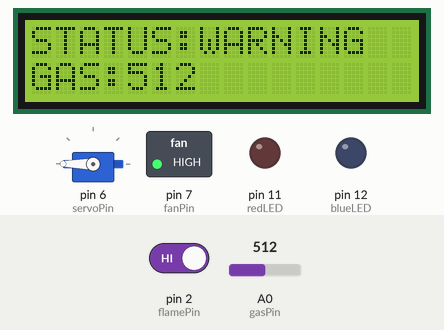
The sketch below on a simulated Arduino Uno, built with avr-gcc and run on an emulated ATmega328P. On the bench: servo, 16×2 character LCD, switched loads named in the sketch (green lamp = pin HIGH), output pins drawn as LEDs (lit = HIGH). Wiring (inferred from the names in the program): I2C bus: SDA pin 8; SCL pin 13. Inputs (shaded band) come from the test bench; at power-on: A0 (gasPin) = 512, pin 2 (flamePin) HIGH. The RemoteXY app is connected; pins used as bus, display or sensor lines are not drawn.

Above: at 2.7 s.
2.8 s: A0 (gasPin) set to 534
At 3.3 s:
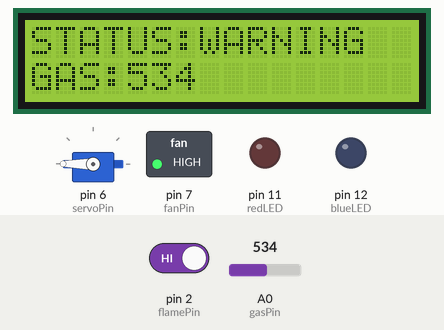
4.3 s: A0 (gasPin) set to 563
At 5.3 s:
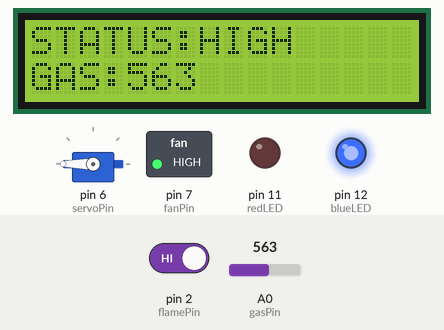
5.8 s: pin 2 (flamePin) driven LOW
At 6.5 s:
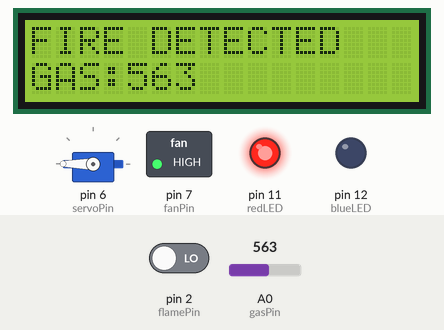
7.3 s: pin 2 (flamePin) driven HIGH
At 8.3 s:
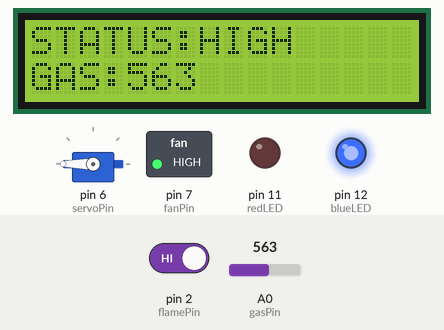
8.8 s: A0 (gasPin) set to 634
At 9.4 s:
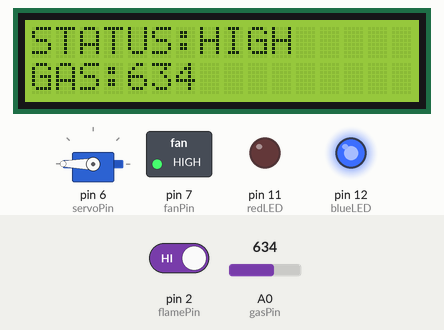
10.3 s: A0 (gasPin) set to 664
At 11.1 s:
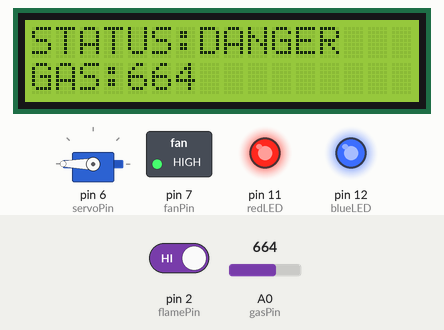
Timing chart, 0 to 12.8 s (numbered marks = the images above; inputs shaded):
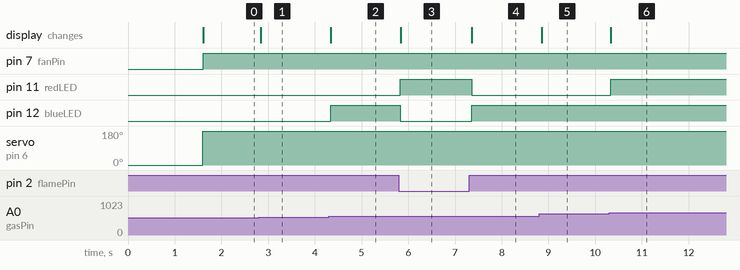

Measured:
- the behaviour switches between 549 and 550 on A0 (gasPin) (found by bisection; images 1 and 2)
- the behaviour switches between 649 and 650 on A0 (gasPin) (found by bisection; images 5 and 6)
- after the input at 2.8 s, the display: changes after 0.05 s (image 1)
- after the input at 4.3 s, pin 12 (blueLED): LOW → HIGH at once; the display: changes at once (image 2)
- after the input at 5.8 s, pin 11 (redLED): LOW → HIGH at once; pin 12 (blueLED): HIGH → LOW at once; the display: changes at once (image 3)
- after the input at 7.3 s, pin 11 (redLED): HIGH → LOW after 0.05 s; pin 12 (blueLED): LOW → HIGH after 0.05 s; the display: changes after 0.05 s (image 4)
- after the input at 8.8 s, the display: changes after 0.05 s (image 5)
- after the input at 10.3 s, pin 11 (redLED): LOW → HIGH at once; the display: changes at once (image 6)

The sketch:

Project_Code.ino
```cpp
///////////////////////////////////////////////////////
//          GAS + FIRE SYSTEM WITH REMOTEXY         //
///////////////////////////////////////////////////////

//----------------------------------------------------
//                 REMOTEXY MODE
//----------------------------------------------------

#define REMOTEXY_MODE__ESP8266_HARDSERIAL_POINT

//----------------------------------------------------
//                    LIBRARIES
//----------------------------------------------------

#include <RemoteXY.h>
#include <Wire.h>
#include <LiquidCrystal_I2C.h>
#include <Servo.h>

//----------------------------------------------------
//              REMOTEXY SETTINGS
//----------------------------------------------------

#define REMOTEXY_SERIAL Serial
#define REMOTEXY_SERIAL_SPEED 9600

#define REMOTEXY_WIFI_SSID "Arduino"
#define REMOTEXY_WIFI_PASSWORD "12345678"
#define REMOTEXY_SERVER_PORT 6377

//----------------------------------------------------
//               REMOTEXY CONFIG
//----------------------------------------------------

#pragma pack(push, 1)

uint8_t RemoteXY_CONF[] = {

  255,1,0,7,0,66,0,19,0,0,0,0,31,1,106,200,1,1,5,0,
  2,41,22,25,16,0,40,26,31,31,79,78,0,79,70,70,0,
  67,17,59,73,9,78,40,26,2,
  70,44,95,17,17,16,31,1,0,
  70,44,119,17,17,16,31,204,0,
  70,44,143,17,17,16,31,19,0

};

struct {

  uint8_t Gas_switch_02;
  float Gas_Value;

  uint8_t Gas_led_Red;
  uint8_t Gas_led_Blue;
  uint8_t Gas_led_yellow;

  uint8_t connect_flag;

} RemoteXY;

#pragma pack(pop)

///////////////////////////////////////////////////////
//                  HARDWARE PINS
///////////////////////////////////////////////////////

#define flamePin   2
#define gasPin     A0

#define buzzer     8

#define yellowLED  13
#define blueLED    12
#define redLED     11

#define fanPin     7
#define servoPin   6

///////////////////////////////////////////////////////
//                    OBJECTS
///////////////////////////////////////////////////////

Servo myServo;
LiquidCrystal_I2C lcd(0x27, 16, 2);

///////////////////////////////////////////////////////
//                  GAS LEVELS
///////////////////////////////////////////////////////

int yellowLevel = 450;
int blueLevel   = 550;
int redLevel    = 650;

///////////////////////////////////////////////////////
//                   VARIABLES
///////////////////////////////////////////////////////

bool servoState = false;

unsigned long buzzerTimer = 0;
bool buzzerState = false;

///////////////////////////////////////////////////////
//                     SETUP
///////////////////////////////////////////////////////

void setup() {

  // SERIAL START
  Serial.begin(9600);

  // REMOTEXY START
  RemoteXY_Init();

  // PIN MODES
  pinMode(flamePin, INPUT);

  pinMode(buzzer, OUTPUT);

  pinMode(yellowLED, OUTPUT);
  pinMode(blueLED, OUTPUT);
  pinMode(redLED, OUTPUT);

  pinMode(fanPin, OUTPUT);

  // SERVO
  myServo.attach(servoPin);
  myServo.write(0);

  // LCD
  lcd.init();
  lcd.backlight();

  lcd.setCursor(0,0);
  lcd.print("Smart System");

  delay(1500);

  lcd.clear();
}

///////////////////////////////////////////////////////
//                      LOOP
///////////////////////////////////////////////////////

void loop() {

  // IMPORTANT
  RemoteXY_Handler();

  //--------------------------------------------------
  // SENSOR READ
  //--------------------------------------------------

  int flame = digitalRead(flamePin);
  int gas = analogRead(gasPin);

  RemoteXY.Gas_Value = gas;

  //--------------------------------------------------
  // SERVO AUTO CONTROL
  //--------------------------------------------------

  if (flame == LOW || gas >= yellowLevel) {

    servoState = true;

  } else {

    servoState = false;
  }

  if (servoState) {

    myServo.write(180);

    // STATUS ON
    RemoteXY.Gas_switch_02 = 0;

  } else {

    myServo.write(0);

    // STATUS OFF
    RemoteXY.Gas_switch_02 = 1;
  }

  //--------------------------------------------------
  // LCD DISPLAY
  //--------------------------------------------------

  lcd.setCursor(0,0);

  if (flame == LOW) {

    lcd.print("FIRE DETECTED ");

  }
  else if (gas >= redLevel) {

    lcd.print("STATUS:DANGER ");

  }
  else if (gas >= blueLevel) {

    lcd.print("STATUS:HIGH   ");

  }
  else if (gas >= yellowLevel) {

    lcd.print("STATUS:WARNING");

  }
  else {

    lcd.print("STATUS:SAFE   ");
  }

  lcd.setCursor(0,1);

  lcd.print("GAS:");
  lcd.print(gas);
  lcd.print("    ");

  //--------------------------------------------------
  // RESET LEDS
  //--------------------------------------------------

  digitalWrite(yellowLED, LOW);
  digitalWrite(blueLED, LOW);
  digitalWrite(redLED, LOW);

  //--------------------------------------------------
  // FIRE DETECTED
  //--------------------------------------------------

  if (flame == LOW) {

    digitalWrite(redLED, HIGH);

    digitalWrite(fanPin, HIGH);

    RemoteXY.Gas_led_Red = 1;
    RemoteXY.Gas_led_Blue = 0;
    RemoteXY.Gas_led_yellow = 0;

    buzzerBlink(120);
  }

  //--------------------------------------------------
  // RED LEVEL
  //--------------------------------------------------

  else if (gas >= redLevel) {

    digitalWrite(yellowLED, HIGH);
    digitalWrite(blueLED, HIGH);
    digitalWrite(redLED, HIGH);

    digitalWrite(fanPin, HIGH);

    RemoteXY.Gas_led_Red = 1;
    RemoteXY.Gas_led_Blue = 1;
    RemoteXY.Gas_led_yellow = 1;

    buzzerBlink(100);
  }

  //--------------------------------------------------
  // BLUE LEVEL
  //--------------------------------------------------

  else if (gas >= blueLevel) {

    digitalWrite(yellowLED, HIGH);
    digitalWrite(blueLED, HIGH);

    digitalWrite(fanPin, HIGH);

    RemoteXY.Gas_led_Red = 0;
    RemoteXY.Gas_led_Blue = 1;
    RemoteXY.Gas_led_yellow = 1;

    buzzerBlink(200);
  }

  //--------------------------------------------------
  // YELLOW LEVEL
  //--------------------------------------------------

  else if (gas >= yellowLevel) {

    digitalWrite(yellowLED, HIGH);

    digitalWrite(fanPin, HIGH);

    RemoteXY.Gas_led_Red = 0;
    RemoteXY.Gas_led_Blue = 0;
    RemoteXY.Gas_led_yellow = 1;

    buzzerBlink(350);
  }

  //--------------------------------------------------
  // SAFE MODE
  //--------------------------------------------------

  else {

    digitalWrite(fanPin, LOW);

    digitalWrite(buzzer, LOW);

    RemoteXY.Gas_led_Red = 0;
    RemoteXY.Gas_led_Blue = 0;
    RemoteXY.Gas_led_yellow = 0;
  }

  delay(10);
}

///////////////////////////////////////////////////////
//               BUZZER FUNCTION
///////////////////////////////////////////////////////

void buzzerBlink(unsigned long interval) {

  unsigned long currentMillis = millis();

  if (currentMillis - buzzerTimer >= interval) {

    buzzerTimer = currentMillis;

    buzzerState = !buzzerState;

    digitalWrite(buzzer, buzzerState);
  }
}
```
